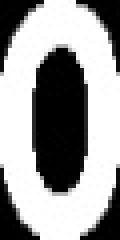
#> input picture dataset_template/0.jpg, 30 x 60 px (shown 4 times larger)
$ python -i generate_templates.py   (imports and definitions only)
#> lines starting #> are read from the running program, lines starting #| are printed output that depends on the picture; after the words box and inside, x2 and y2 are one past the last pixel; in counts of white or black regions, pixels touching at a corner belong together
#> further down, picture is the input picture: shape (60, 30, 3); min 0, max 255, mean 154.8
"""
Script untuk auto-extract karakter dari dataset_kendaraan
dan menyimpannya sebagai variasi template baru.

Cara pakai:
    python generate_templates.py

Nama file foto = nomor plat (ground truth).
Contoh: H2306AK_jpg.rf.xxx.jpg -> plat = H2306AK
"""

import cv2
import numpy as np
import os

DATASET_FOLDER = "dataset_kendaraan/images"
TEMPLATE_FOLDER = "dataset_template"


def cari_lokasi_plat(img):
    """Cari lokasi plat dari gambar. Return (x, y, w, h) atau None."""
    gray = cv2.cvtColor(img, cv2.COLOR_BGR2GRAY)
    clahe = cv2.createCLAHE(clipLimit=2.0, tileGridSize=(8, 8))
    gray = clahe.apply(gray)
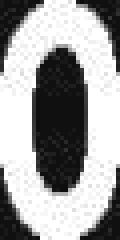
#> gray: shape (60, 30) (shown 4 times larger); min 12, max 255, mean 160.5
    blur = cv2.bilateralFilter(gray, 11, 17, 17)

    edges = cv2.Canny(blur, 170, 250)
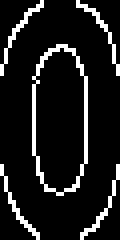
#> edges: shape (60, 30) (shown 4 times larger); 10.8% white in thin lines or dots
    kernel = cv2.getStructuringElement(cv2.MORPH_RECT, (13, 3))
    morph = cv2.morphologyEx(edges, cv2.MORPH_CLOSE, kernel)
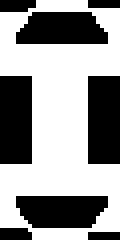
#> morph: shape (60, 30) (shown 4 times larger); 58.3% white; 8 black regions (2 under 20 px)

    tinggi, lebar = img.shape[:2]
#> tinggi = 60; lebar = 30
    luas_gambar = tinggi * lebar
#> luas_gambar = 1800
    contours, _ = cv2.findContours(morph, cv2.RETR_LIST, cv2.CHAIN_APPROX_SIMPLE)
#> contours = 3 contours; box (x1, y1, x2, y2) and area: (0, 0, 30, 60) 1268, (3, 48, 28, 58) 186, (3, 2, 28, 12) 184

    best = None
    best_score = 0

    for cnt in contours:
        x, y, w, h = cv2.boundingRect(cnt)
        if h == 0:
            continue
        rasio = w / float(h)
        luas = w * h

        if not (1.5 <= rasio <= 6.0):
            continue
        if luas < 500 or luas > luas_gambar * 0.3:
            continue

        crop_gray = gray[y:y+h, x:x+w]
        _, crop_bw = cv2.threshold(crop_gray, 0, 255, cv2.THRESH_BINARY_INV + cv2.THRESH_OTSU)
        cnts, _ = cv2.findContours(crop_bw, cv2.RETR_EXTERNAL, cv2.CHAIN_APPROX_SIMPLE)
        n_chars = sum(1 for c in cnts
                      if 3 < cv2.boundingRect(c)[2] < w * 0.4
                      and h * 0.2 < cv2.boundingRect(c)[3] < h * 0.95)

        if n_chars >= 4:
            score = n_chars * 100000 - luas
            if score > best_score:
                best_score = score
                best = (x, y, w, h)
#> this loop made 3 passes
#> (x, y, w, h, rasio, luas) on passes 1 to 3: (3, 48, 25, 10, 2.5, 250), (3, 2, 25, 10, 2.5, 250), (0, 0, 30, 60, 0.5, 1800)
#> after the loop, best_score = 0

    return best


# [112 lines left out: functions extract_chars, get_plat_from_filename, get_next_variant, main, not called in this run]


# [2 lines not run here, left out]

>>> import cv2
>>> picture = cv2.imread('dataset_template/0.jpg')
>>> result = cari_lokasi_plat(picture)
